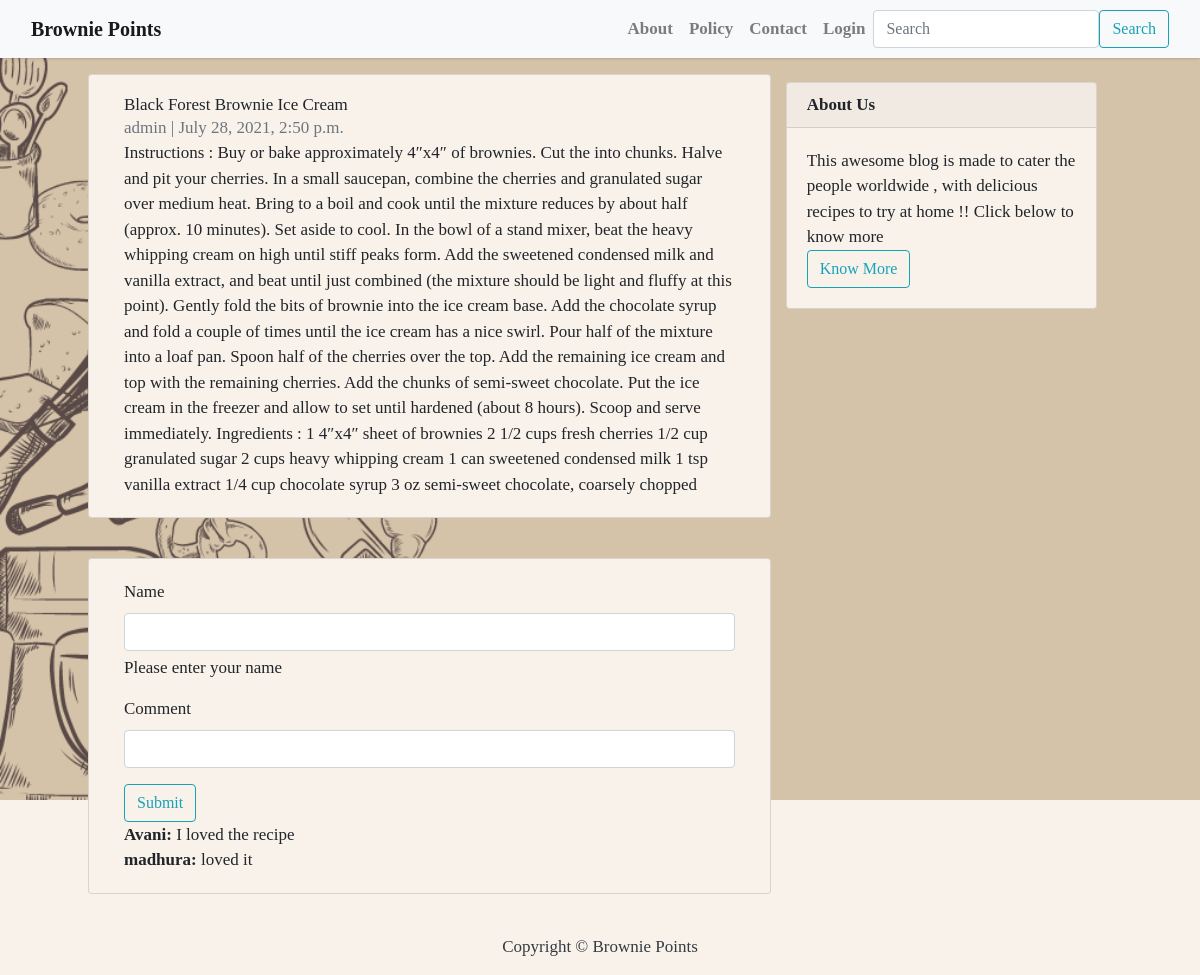
/blog/14, run on the app's committed database.
### blog/models.py (models this page shows, shortened)
class Post(models.Model):
    id = models.IntegerField(primary_key=True)
    title = models.CharField(max_length=200, unique=True)
    slug = models.SlugField(max_length=200, unique=True)
    author = models.ForeignKey(User, on_delete= models.CASCADE,related_name='blog_posts')
    updated_on = models.DateTimeField(auto_now= True)
    content = models.TextField()
    created_on = models.DateTimeField(auto_now_add=True)
    status = models.IntegerField(choices=STATUS, default=0)
    image = models.ImageField(upload_to='images', default='mysite\blog\static\img\bg2.png')
    class Meta:
        ordering = ['-created_on']
    class Meta:
        db_table = "myapp_image"

class CommentModel(models.Model):
    your_name = models.CharField(max_length=20)
    comment_text = models.TextField()
    blog = models.ForeignKey('Post', on_delete=models.CASCADE)

### blog/views.py (the view)
# urls.py: path('blog/<int:_id>', BlogDetailView, name='post_detail'),
def BlogDetailView(request,_id):
    try:
        data =Post.objects.get(id =_id)
        comments = CommentModel.objects.filter(blog = data)
    except Post.DoesNotExist:
        raise Http404('Data does not exist')
    if request.method == 'POST':
        your_name=request.POST.get('your_name')
        comment_text=request.POST.get('comment_text')
        comment=CommentModel(your_name=your_name,comment_text=comment_text,blog=data)
        comment.save()
        return redirect(f'/blog/{_id}')
    context = {
            'data':data,
            'comments':comments,
        }
    return render(request,'post_detail.html',context)

### blog/templates/post_detail.html (shortened to what this page needs)
{% extends 'base.html' %} {% block content %}
<div class="container">
  <div class="row">
    <div class="col-md-8 card mb-4 mt-3 left top">
      <div class="card-body">
        <h1>{% block title %} {{ data.title }} {% endblock title %}</h1>
        <p class="text-muted">{{ data.author }} | {{ data.created_on }}</p>
        <p class="card-text">{{ data.content | safe }}</p>
      </div>
    </div>
     {% block sidebar %} {% include 'sidebar.html' %} {% endblock sidebar %}
  </div>
</div>
<div class="container">
  <div class="row">
    <div class="col-md-8 card mb-4 mt-3 left top">
      <div class="card-body">
    <form method="post">
      <div class="mb-3">
        <label for="exampleInputEmail1" class="form-label">Name</label>
        <input type="name" name="your_name" class="form-control" id="exampleInputEmail1" aria-describedby="emailHelp">
        <div id="emailHelp" class="form-text">Please enter your name</div>
      </div>
      <div class="mb-3">
        <label for="exampleInputPassword1" class="form-label">Comment</label>
        <input type="text" class="form-control" name="comment_text" id="exampleInputPassword1">
      </div>
      <button type="submit" class="btn btn-outline-info" >Submit</button>
    </form>
 {%for comment in comments%}
    <p><strong>{{comment.your_name}}:</strong> {{comment.comment_text}}</p>
    {%endfor %}
  </div>
</div>
</div>
</div>
{% endblock content %}

### blog/templates/sidebar.html (style rules this page uses)
.card { background-color: #f9f2eb; }

### data on the page
Post: title "Black Forest Brownie Ice Cream", author "admin", created_on "July 28, 2021, 2:50 p.m.", content "Instructions : Buy or bake approximately 4″x4″ of brownies. Cut the into chunks. Halve and pit your cherries. In a small saucepan, combine the cherries and granulated sugar over medium heat. Bring to a boil and cook until the mixture reduces by about half (approx. 10 minutes). Set aside to cool. In the bowl of a stand mixer, beat the heavy whipping cream on high until stiff peaks form. Add the sweetened condensed milk and vanilla extract, and beat until just combined (the mixture should be light and fluffy at this point). Gently fold the bits of brownie into the ice cream base. Add the chocolate syrup and fold a couple of times until the ice cream has a nice swirl. Pour half of the mixture…"
CommentModel: your_name "Avani", comment_text "I loved the recipe"
CommentModel: your_name "madhura", comment_text "loved it"
